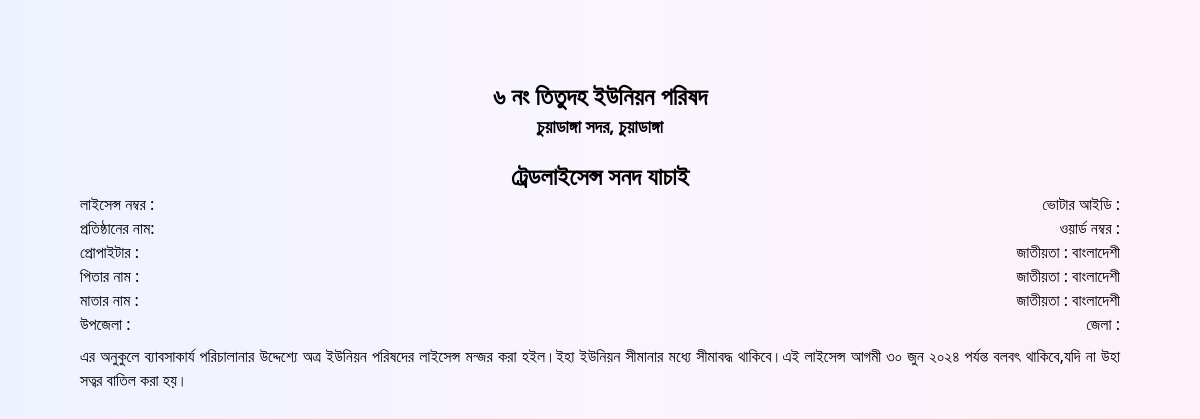
The page /tadejachaireport.php?id=1005 on the database as committed earlier.
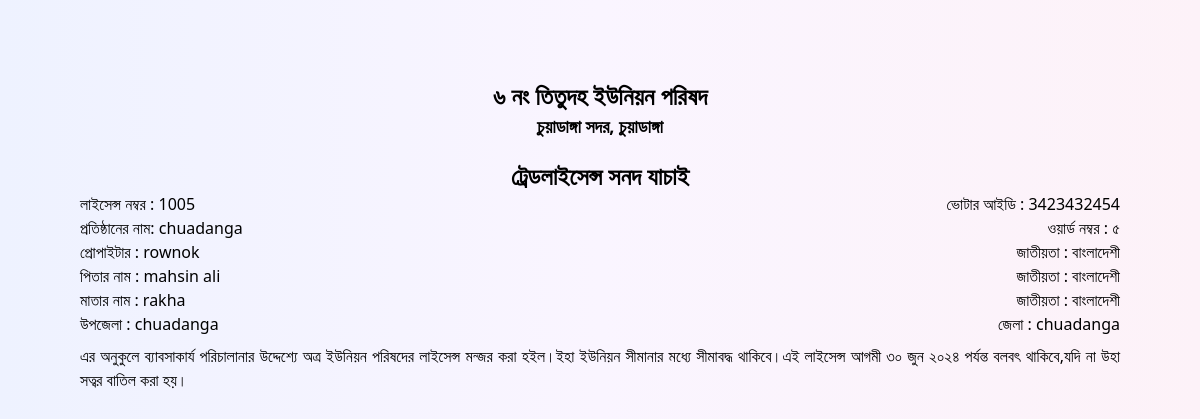
The same page on the database as committed later.
### tables this page shows
CREATE TABLE `tadeentry` (
  `id` int(11) NOT NULL,
  `licence_no` varchar(255) NOT NULL,
  `name` varchar(255) NOT NULL,
  `father_husband` varchar(255) NOT NULL,
  `mother_name` varchar(255) NOT NULL,
  `word` varchar(255) NOT NULL,
  `bplace` varchar(255) NOT NULL,
  `tradename` varchar(255) NOT NULL,
  `babshardhoron` varchar(255) NOT NULL,
  `kor` varchar(255) NOT NULL,
  `voterid` varchar(255) NOT NULL,
  `mobileno` varchar(255) NOT NULL,
  `upozela` varchar(255) NOT NULL,
  `zela` varchar(255) NOT NULL
);

### tadejachaireport.php (the view, shortened to what this page needs)
<?php
include '_dbconnect.php';
if (isset($_REQUEST['id'])) {
    $rid = $_REQUEST['id'];
    $query = "SELECT * FROM `tadeentry` WHERE licence_no=$rid";
    $poriciti = mysqli_query($con, $query);
    $result = mysqli_fetch_array($poriciti);
}
?>
<!DOCTYPE html>
<html lang="en" dir="ltr">
<head>
    <script src="https://cdn.tailwindcss.com"></script>
</head>
<body class='bg-gradient-to-r from-indigo-50 via-purple-50 to-pink-50 z-40 mb-10'>
    <div class='px-20 py-20 relative'>
        <p class="text-2xl text-center font-semibold">৬ নং তিতুদহ ইউনিয়ন পরিষদ </p>
        <p class="text-lg text-center font-semibold mb-5">চুয়াডাঙ্গা সদর, চুয়াডাঙ্গা</p>
        <p class="text-2xl text-center font-semibold">ট্রেডলাইসেন্স সনদ যাচাই</p>
        <?php
        $rid = $result['licence_no'];
        $name = $result['name'];
        $fathername = $result['father_husband'];
        $mothername = $result['mother_name'];
        $word = $result['word'];
        $tradename = $result['tradename'];
        $upozela = $result['upozela'];
        $zela = $result['zela'];
        $voterid = $result['voterid'];
        ?>
        <div class="flex justify-between items-center">
            <p class=''>লাইসেন্স নম্বর : <span><?= $rid ?></span></p>
            <p>ভোটার আইডি : <span><?= $voterid ?></span> </p>
        </div>
        <div class="flex justify-between items-start">
            <p>প্রতিষ্ঠানের নাম: <span><?= $tradename ?></span> </p>
            <p class=''>ওয়ার্ড নম্বর : <span><?= $word ?></span></p>
        </div>
        <div class="flex justify-between items-start">
            <p>প্রোপাইটার : <span><?= $name ?></span> </p>
            <p>জাতীয়তা : বাংলাদেশী </p>
        </div>
        <div class="flex justify-between items-start">
            <p>পিতার নাম : <span><?= $fathername ?></span> </p>
            <p>জাতীয়তা : বাংলাদেশী </p>
        </div>
        <div class="flex justify-between items-start">
            <p>মাতার নাম : <span><?= $mothername ?></span> </p>
            <p>জাতীয়তা : বাংলাদেশী </p>
        </div>
        <div class="flex justify-between items-start">
            <p>উপজেলা : <span><?= $upozela ?></span> </p>
            <p>জেলা : <span><?= $zela ?></span></p>
        </div>
        <p class="text-justify my-2">এর অনুকুলে
            ব্যাবসাকার্য পরিচালানার উদ্দেশ্যে অত্র ইউনিয়ন পরিষদের লাইসেন্স মন্জর করা হইল।ইহা ইউনিয়ন সীমানার মধ্যে সীমাবদ্ধ থাকিবে।এই লাইসেন্স আগমী ৩০ জুন ২০২৪ পর্যন্ত বলবৎ থাকিবে,যদি না উহা সত্বর বাতিল করা হয়।
        </p>
    </div>
</body>
</html>

Rows that differ between the two databases and show on the page:
now on this page (row edited): tadeentry: licence_no "1005", voterid "3423432454", tradename "chuadanga", word "৫", name "rownok", father_husband "mahsin ali", mother_name "rakha", upozela "chuadanga", zela "chuadanga"
